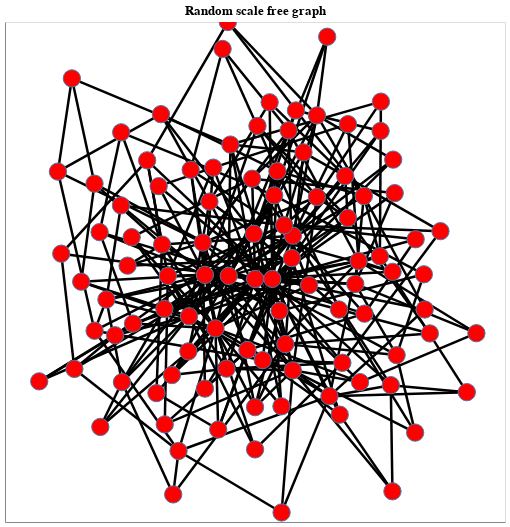

The cell this chart's notebook holds for it:
### Code cell
chart1 = VisualizeGraph(base_scale_free, "Random scale free graph")
chart1

### Figure 1 — Vega-Lite specification as saved in the notebook (floating-point values rounded to 4 significant figures; data arrays with more than 128 entries replaced by an {"elided": "..."} marker saying what was removed)
{"config": {"view": {"continuousWidth": 400, "continuousHeight": 300}}, "layer": [{"data": {"name": "data-80b514cde49f2801b0f62d041ffa9032"}, "mark": {"type": "line", "color": "black", "opacity": 1}, "encoding": {"detail": {"type": "quantitative", "field": "edge"}, "size": {"type": "nominal", "field": "weight", "legend": null}, "x": {"type": "quantitative", "axis": {"grid": false, "labels": false, "ticks": false, "title": ""}, "field": "x"}, "y": {"type": "quantitative", "axis": {"grid": false, "labels": false, "ticks": false, "title": ""}, "field": "y"}}, "selection": {"selector001": {"type": "interval", "bind": "scales", "encodings": ["x", "y"]}}}, {"data": {"name": "data-d84e99a8e73ff36ca4663efde6ddeed0"}, "mark": {"type": "point", "fill": "red", "opacity": 1, "size": 300, "strokeWidth": 1.0}, "encoding": {"x": {"type": "quantitative", "axis": {"grid": false, "labels": false, "ticks": false}, "field": "x"}, "y": {"type": "quantitative", "axis": {"grid": false, "labels": false, "ticks": false}, "field": "y"}}}], "height": 500, "title": "Random scale free graph", "width": 500, "$schema": "https://vega.github.io/schema/vega-lite/v4.8.1.json", "datasets": {"data-80b514cde49f2801b0f62d041ffa9032": {"elided": "582 records"}, "data-d84e99a8e73ff36ca4663efde6ddeed0": [{"x": 0.0002051, "y": -0.5406}, {"x": 0.401, "y": -0.04769}, {"x": -0.2639, "y": -0.1771}, {"x": -0.105, "y": -0.01562}, {"x": -0.2004, "y": -0.01144}, {"x": 0.1512, "y": -0.3934}, {"x": 0.06924, "y": -0.02764}, {"x": -0.1581, "y": -0.2256}, {"x": 0.09792, "y": -0.1556}, {"x": -0.004632, "y": 0.1529}, {"x": 0.0005168, "y": -0.028}, {"x": 0.1517, "y": 0.1452}, {"x": 0.07671, "y": 0.3067}, {"x": -0.488, "y": -0.2064}, {"x": 0.08955, "y": 0.4034}, {"x": -0.3717, "y": 0.1098}, {"x": 0.0307, "y": -0.3523}, {"x": 0.3711, "y": 0.2162}, {"x": 0.4354, "y": 0.3038}, {"x": 0.1214, "y": -0.2885}, {"x": -0.09838, "y": 0.5097}, {"x": 0.2164, "y": -0.05271}, {"x": -0.5944, "y": -0.1101}, {"x": -0.1142, "y": -0.3866}, {"x": -0.5596, "y": -0.2531}, {"x": -0.3322, "y": -0.4121}, {"x": 0.1472, "y": 0.05549}, {"x": -0.1822, "y": 0.2815}, {"x": -0.3487, "y": -0.0157}, {"x": 0.4995, "y": 0.06269}, {"x": 0.2479, "y": 0.6264}, {"x": -0.5322, "y": -0.4407}, {"x": -0.2573, "y": 0.4089}, {"x": -0.167, "y": 0.4174}, {"x": 0.5665, "y": -0.3324}, {"x": -0.01134, "y": 0.3731}, {"x": -0.4933, "y": 0.1393}, {"x": 0.3494, "y": -0.3631}, {"x": -0.6216, "y": 0.1594}, {"x": 0.1058, "y": -0.5373}, {"x": -0.6416, "y": -0.2349}, {"x": 0.3361, "y": -0.1501}, {"x": 0.1167, "y": 0.187}, {"x": 0.1638, "y": 0.6462}, {"x": 0.2977, "y": -0.4966}, {"x": -0.6953, "y": -0.03884}, {"x": 0.3389, "y": -0.5706}, {"x": -0.5361, "y": 0.2664}, {"x": -0.209, "y": 0.1176}, {"x": -0.3625, "y": -0.1475}, {"x": 0.4145, "y": 0.04395}, {"x": 0.4202, "y": -0.4405}, {"x": -0.3058, "y": -0.7159}, {"x": -0.03023, "y": -0.312}, {"x": -0.3761, "y": 0.6314}, {"x": 0.1342, "y": 0.5666}, {"x": -0.1297, "y": 0.8922}, {"x": 0.6789, "y": -0.1499}, {"x": -0.7224, "y": -0.3876}, {"x": -0.5353, "y": 0.5588}, {"x": 0.5432, "y": -0.4527}, {"x": -0.2666, "y": -0.3175}, {"x": 0.1063, "y": -0.962}, {"x": 0.3717, "y": 0.5915}, {"x": 0.5024, "y": 0.5642}, {"x": 0.1939, "y": 0.4786}, {"x": 0.6406, "y": -0.6424}, {"x": -0.8632, "y": -0.4374}, {"x": 0.4378, "y": -0.1667}, {"x": -0.4313, "y": 0.4468}, {"x": 0.6426, "y": 0.131}, {"x": 0.5502, "y": 0.000553}, {"x": 0.2476, "y": 0.2999}, {"x": -0.5098, "y": 0.02536}, {"x": 0.6993, "y": -0.2458}, {"x": -0.361, "y": -0.6096}, {"x": -0.2003, "y": -0.4663}, {"x": 0.2888, "y": 0.9411}, {"x": -0.1087, "y": 1.0}, {"x": 0.5589, "y": 0.3155}, {"x": -0.6419, "y": 0.3534}, {"x": 0.009833, "y": 0.584}, {"x": -0.3273, "y": -0.8897}, {"x": -0.7883, "y": 0.4017}, {"x": 0.5497, "y": -0.8771}, {"x": 0.5036, "y": 0.6814}, {"x": -0.1472, "y": -0.6301}, {"x": -0.6187, "y": -0.6198}, {"x": 0.6754, "y": -0.009176}, {"x": -0.7751, "y": 0.07337}, {"x": -0.3942, "y": -0.4844}, {"x": 0.5528, "y": 0.4496}, {"x": 0.8472, "y": -0.4806}, {"x": 0.8856, "y": -0.2448}, {"x": 0.0003221, "y": -0.7096}, {"x": -0.3853, "y": 0.3434}, {"x": 0.3608, "y": 0.3836}, {"x": 0.7419, "y": 0.1635}, {"x": -0.7325, "y": 0.7744}, {"x": 0.0585, "y": 0.6788}]}}
